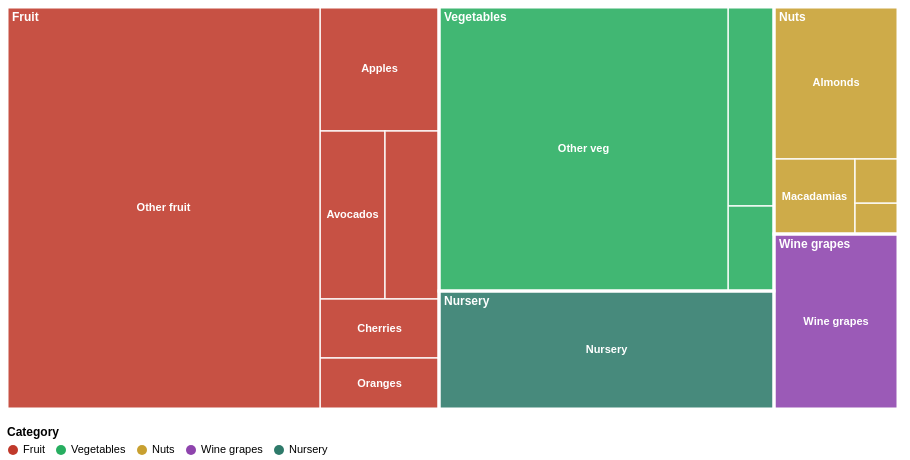

Vega-Lite specification stored for this chart:
### Vega specification from a JSON file in a GitHub repository (floating-point values rounded to 4 significant figures)
{"$schema": "https://vega.github.io/schema/vega/v5.json", "description": "Treemap showing farm gate value by category and crop (2023-24).", "width": 900, "height": 450, "padding": 5, "autosize": "fit", "data": [{"name": "tree", "values": [{"id": "root", "parent": "", "name": "Horticulture", "category": null, "value": null}, {"id": "Fruit", "parent": "root", "name": "Fruit", "category": "Fruit", "value": null}, {"id": "Vegetables", "parent": "root", "name": "Vegetables", "category": "Vegetables", "value": null}, {"id": "Nuts", "parent": "root", "name": "Nuts", "category": "Nuts", "value": null}, {"id": "Wine grapes", "parent": "root", "name": "Wine grapes", "category": "Wine grapes", "value": null}, {"id": "Nursery", "parent": "root", "name": "Nursery", "category": "Nursery", "value": null}, {"id": "Apples", "parent": "Fruit", "name": "Apples", "category": "Fruit", "value": 680}, {"id": "Avocados", "parent": "Fruit", "name": "Avocados", "category": "Fruit", "value": 500}, {"id": "Strawberries", "parent": "Fruit", "name": "Strawberries", "category": "Fruit", "value": 420}, {"id": "Cherries", "parent": "Fruit", "name": "Cherries", "category": "Fruit", "value": 320}, {"id": "Oranges", "parent": "Fruit", "name": "Oranges", "category": "Fruit", "value": 280}, {"id": "Other fruit", "parent": "Fruit", "name": "Other fruit", "category": "Fruit", "value": 5816}, {"id": "Tomatoes", "parent": "Vegetables", "name": "Tomatoes", "category": "Vegetables", "value": 420}, {"id": "Lettuce", "parent": "Vegetables", "name": "Lettuce", "category": "Vegetables", "value": 180}, {"id": "Other veg", "parent": "Vegetables", "name": "Other veg", "category": "Vegetables", "value": 3793}, {"id": "Almonds", "parent": "Nuts", "name": "Almonds", "category": "Nuts", "value": 870}, {"id": "Macadamias", "parent": "Nuts", "name": "Macadamias", "category": "Nuts", "value": 280}, {"id": "Hazelnuts", "parent": "Nuts", "name": "Hazelnuts", "category": "Nuts", "value": 60}, {"id": "Other nuts", "parent": "Nuts", "name": "Other nuts", "category": "Nuts", "value": 88}, {"id": "Wine grapes c", "parent": "Wine grapes", "name": "Wine grapes", "category": "Wine grapes", "value": 1005}, {"id": "Nursery plants", "parent": "Nursery", "name": "Nursery", "category": "Nursery", "value": 1823}], "transform": [{"type": "stratify", "key": "id", "parentKey": "parent"}, {"type": "treemap", "field": "value", "sort": {"field": "value", "order": "descending"}, "round": true, "method": "squarify", "ratio": 1.618, "size": [{"signal": "width"}, {"signal": "height"}], "as": ["x0", "y0", "x1", "y1", "depth", "children"]}]}, {"name": "leaves", "source": "tree", "transform": [{"type": "filter", "expr": "datum.depth === 2"}]}, {"name": "categories", "source": "tree", "transform": [{"type": "filter", "expr": "datum.depth === 1"}]}], "scales": [{"name": "color", "type": "ordinal", "domain": ["Fruit", "Vegetables", "Nuts", "Wine grapes", "Nursery"], "range": ["#c0392b", "#27ae60", "#c8a030", "#8e44ad", "#2e7a6a"]}], "legends": [{"fill": "color", "title": "Category", "orient": "bottom", "labelFontSize": 11, "titleFontSize": 12, "columns": 5}], "marks": [{"type": "rect", "from": {"data": "leaves"}, "encode": {"enter": {"x": {"field": "x0"}, "y": {"field": "y0"}, "x2": {"field": "x1"}, "y2": {"field": "y1"}, "fill": {"scale": "color", "field": "category"}, "stroke": {"value": "white"}, "strokeWidth": {"value": 1.5}, "opacity": {"value": 0.88}, "tooltip": {"signal": "{'Crop': datum.name, 'Category': datum.category, 'Farm gate value ($m)': datum.value}"}}}}, {"type": "rect", "from": {"data": "categories"}, "encode": {"enter": {"x": {"field": "x0"}, "y": {"field": "y0"}, "x2": {"field": "x1"}, "y2": {"field": "y1"}, "fill": {"value": "transparent"}, "stroke": {"value": "white"}, "strokeWidth": {"value": 3}}}}, {"type": "text", "from": {"data": "leaves"}, "encode": {"enter": {"align": {"value": "center"}, "baseline": {"value": "middle"}, "fill": {"value": "white"}, "fontSize": {"value": 11}, "fontWeight": {"value": "bold"}, "text": {"field": "name"}, "x": {"signal": "(datum.x0 + datum.x1) / 2"}, "y": {"signal": "(datum.y0 + datum.y1) / 2"}, "opacity": {"signal": "(datum.x1 - datum.x0) > 55 && (datum.y1 - datum.y0) > 20 ? 1 : 0"}}}}, {"type": "text", "from": {"data": "categories"}, "encode": {"enter": {"align": {"value": "left"}, "baseline": {"value": "top"}, "fill": {"value": "white"}, "fontSize": {"value": 12}, "fontWeight": {"value": "bold"}, "text": {"field": "name"}, "x": {"signal": "datum.x0 + 5"}, "y": {"signal": "datum.y0 + 5"}, "opacity": {"signal": "(datum.x1 - datum.x0) > 40 ? 1 : 0"}}}}]}
